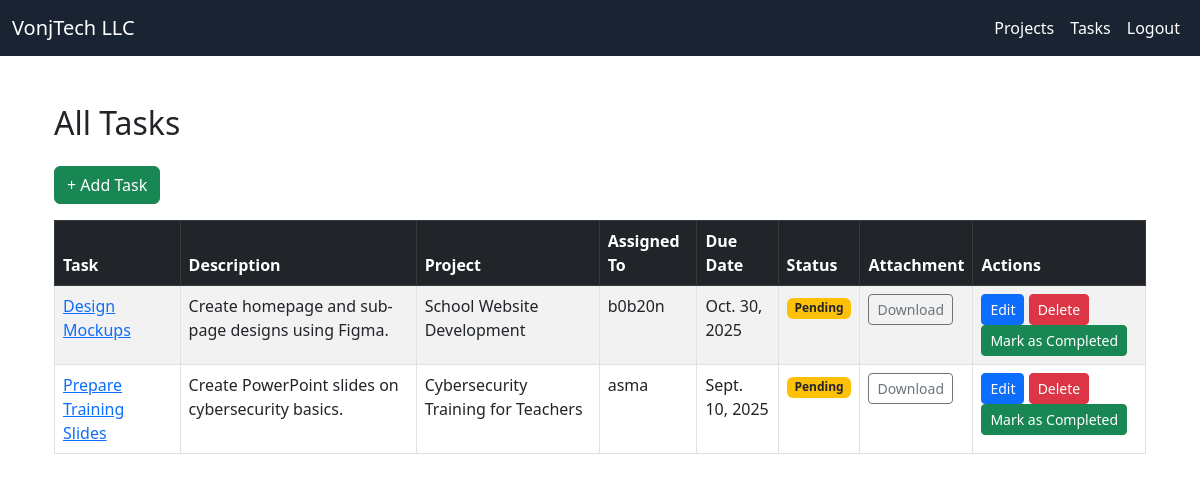
Page /tasks/ (signed in) on the committed database.
### dashboard/models.py (models this page shows, shortened)
class Task(models.Model):
    STATUS_CHOICES = [
        ('Pending', 'Pending'),
        ('In Progress', 'In Progress'),
        ('Completed', 'Completed')
    ]
    project = models.ForeignKey(Project, on_delete=models.CASCADE)
    title = models.CharField(max_length=255)
    description = models.TextField(blank=True)
    assigned_to = models.ForeignKey(User, on_delete=models.CASCADE, related_name='assigned_tasks')
    status = models.CharField(max_length=20, choices=STATUS_CHOICES, default='Pending')
    due_date = models.DateField()
    attachment = models.FileField(upload_to='task_files/', blank=True, null=True)  # <-- File upload

class Project(models.Model):
    name = models.CharField(max_length=255)
    description = models.TextField()
    created_by = models.ForeignKey(User, on_delete=models.CASCADE)  # 👈 this field is required
    assigned_to = models.ForeignKey(User, on_delete=models.SET_NULL, null=True, blank=True, related_name='assigned_projects')
    due_date = models.DateField(null=True, blank=True)

### dashboard/views.py (the view)
# urls.py: path('tasks/', views.task_list, name='task_list'),
@login_required
def task_list(request):
    tasks = Task.objects.all()
    return render(request, 'task_list.html', {'tasks': tasks})

### dashboard/templates/task_list.html
{% extends 'base.html' %}
{% block content %}
<div class="container mt-5">
    <h2 class="mb-4">All Tasks</h2>
    <a href="{% url 'create_task' %}" class="btn btn-success mb-3">+ Add Task</a>
    <div class="table-responsive">
        <table class="table table-striped table-bordered">
            <thead class="table-dark">
                <tr>
                    <th>Task</th>
                    <th>Description</th>
                    <th>Project</th>
                    <th>Assigned To</th>
                    <th>Due Date</th>
                    <th>Status</th>
                    <th>Attachment</th>
                    <th>Actions</th>
                </tr>
            </thead>
            <tbody>
                {% for task in tasks %}
                <tr>
                    <td>
                        {% if task.id %}
                            <a href="{% url 'task_detail' task.id %}">{{ task.title }}</a>
                        {% else %}
                            {{ task.title }}
                        {% endif %}
                    </td>
                    <td>{{ task.description }}</td>
                    <td>{{ task.project.name }}</td>
                    <td>{{ task.assigned_to }}</td>
                    <td>{{ task.due_date }}</td>
                    <td>
                        {% if task.status == 'Completed' %}
                            <span class="badge bg-success">Completed</span>
                        {% else %}
                            <span class="badge bg-warning text-dark">Pending</span>
                        {% endif %}
                    </td>
                    <td>
                        {% if task.attachment %}
                            <a href="{{ task.attachment.url }}" download class="btn btn-outline-secondary btn-sm">Download</a>
                        {% else %}
                            <span class="text-muted">No file</span>
                        {% endif %}
                    </td>
                    <td>
                        {% if task.id %}
                            <a href="{% url 'update_task' task.id %}" class="btn btn-primary btn-sm">Edit</a>
                            <a href="{% url 'delete_task' task.id %}" class="btn btn-danger btn-sm">Delete</a>
                            {% if task.status != 'Completed' %}
                                <a href="{% url 'mark_task_completed' task.id %}" class="btn btn-success btn-sm">Mark as Completed</a>
                            {% endif %}
                        {% endif %}
                    </td>
                </tr>
                {% empty %}
                <tr>
                    <td colspan="8" class="text-center">No tasks available.</td>
                </tr>
                {% endfor %}
            </tbody>
        </table>
    </div>
</div>
{% endblock %}

### dashboard/templates/base.html (shortened to what this page needs)
<!DOCTYPE html>
<html lang="en">
<head>
    <link href="https://cdn.jsdelivr.net/npm/bootstrap@5.3.0/dist/css/bootstrap.min.css" rel="stylesheet">
</head>
<body>
    <nav class="navbar navbar-expand-lg navbar-dark navbar-custom">
        <div class="container-fluid">
            <a class="navbar-brand" href="{% url 'home' %}">VonjTech LLC</a>
            <div class="collapse navbar-collapse" id="navbarContent">
                <ul class="navbar-nav ms-auto mb-2 mb-lg-0">
                    {% if user.is_authenticated %}
                        <li class="nav-item">
                            <a class="nav-link" href="{% url 'project_list' %}">Projects</a>
                        </li>
                        <li class="nav-item">
                            <a class="nav-link" href="{% url 'task_list' %}">Tasks</a>
                        </li>
                        <li class="nav-item">
                            <a class="nav-link" href="{% url 'logout' %}">Logout</a>
                        </li>
                    {% endif %}
                </ul>
            </div>
        </div>
    </nav>
    <div class="container mt-4">
        {% block content %}{% endblock %}
    </div>
</body>
</html>

### dashboard/templates/base.html (style rules this page uses)
.navbar-custom { background-color: hsl(217, 31%, 15%); }
.nav-link, .navbar-brand { color: white !important; }

### rows in the picture
Task: title "Design Mockups", description "Create homepage and sub-page designs using Figma.", project.name "School Website Development", assigned_to "b0b20n", due_date "Oct. 30, 2025", status "Pending", shows "Edit"
Task: title "Prepare Training Slides", description "Create PowerPoint slides on cybersecurity basics.", project.name "Cybersecurity Training for Teachers", assigned_to "asma", due_date "Sept. 10, 2025", status "Pending", shows "Edit"
